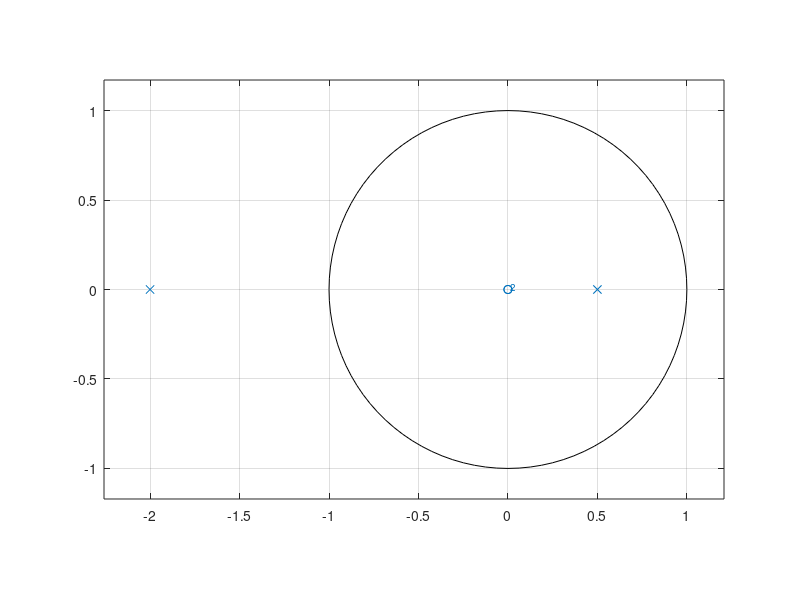
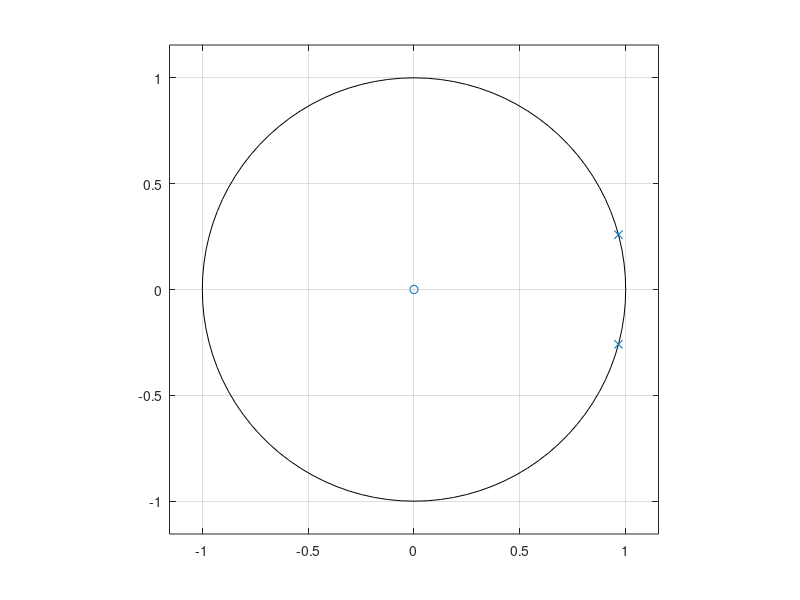

MATLAB code to generate these figures, in order:
b1 = [1];
a1 = [1 1.5 -1];
x1 = impz(b1,a1);

b2 = [0 sin(pi/12)];
a2 = [1 -2*cos(pi/12) 1];
x2 = impz(b2,a2);

figure(1)
zplane(b1,a1);

figure(2)
zplane(b2,a2);
